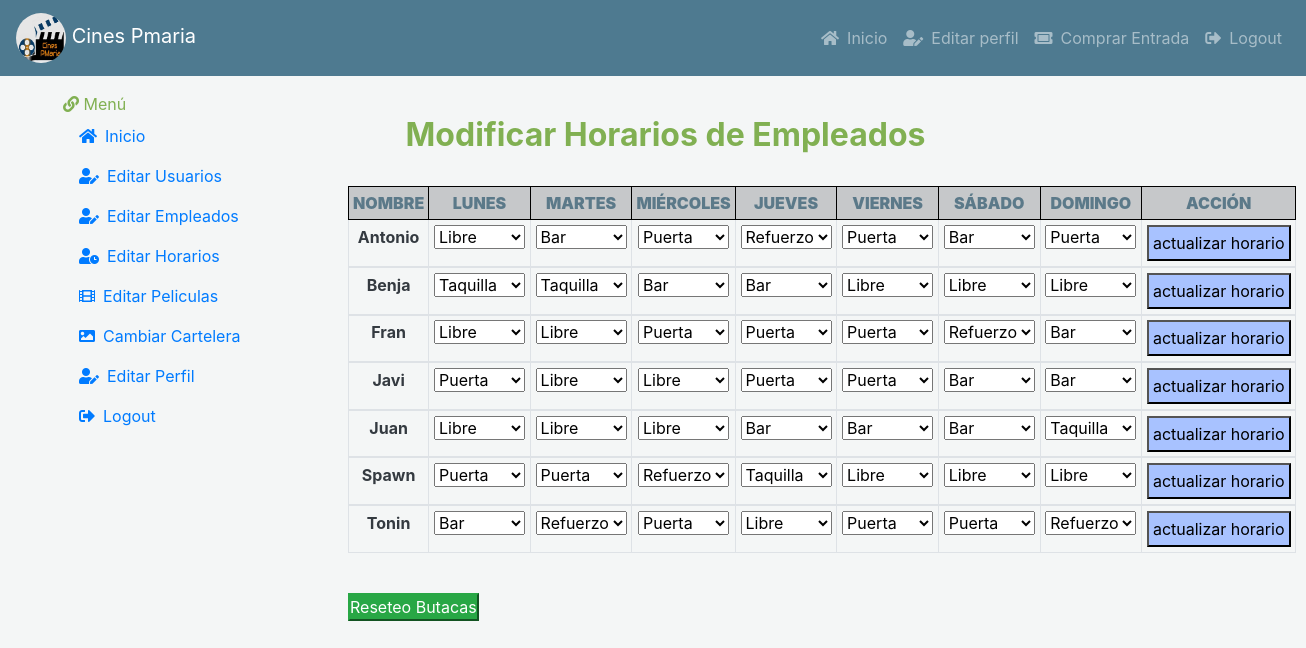
Page /vista/indexEditHorario.php (signed in) on the committed database.
### tables this page shows
CREATE TABLE `usuarios` (
  `usuario` varchar(25) NOT NULL,
  `contrasena` varchar(25) NOT NULL,
  `email` varchar(30) NOT NULL,
  `ROL` varchar(20) NOT NULL DEFAULT 'ROL_USER',
  `activo` int(5) NOT NULL DEFAULT 1,
  `horario` int(5) NOT NULL DEFAULT -1
);

CREATE TABLE `horarios` (
  `horario` int(5) NOT NULL,
  `lunes` varchar(15) NOT NULL DEFAULT 'Libre',
  `martes` varchar(15) NOT NULL DEFAULT 'Libre',
  `miercoles` varchar(15) NOT NULL DEFAULT 'Libre',
  `jueves` varchar(15) NOT NULL DEFAULT 'Libre',
  `viernes` varchar(15) NOT NULL DEFAULT 'Libre',
  `sabado` varchar(15) NOT NULL DEFAULT 'Libre',
  `domingo` varchar(15) NOT NULL DEFAULT 'Libre'
);

### modelo/conexion.php (called while the page is built, shortened)
<?php
  class Conexion{
    private $conexion;
    public function __construct(){
      $this->servidor = "localhost";
      $this->usuario = "root";
      $this->clave = "";
      $this->base = "cinespmaria";
      $this->conexion = new mysqli($this->servidor, $this->usuario,
      $this->clave, $this->base);
    }
    public function ejecutarConsulta( $sql){
      $contenedor = $this->conexion->query($sql);
      return $contenedor->fetch_all();
    }
  }
 ?>

### modelo/userModelo.php (called while the page is built, shortened)
<?php
  class Users {
    public static function listaEmpleados(){
      $con = new Conexion();
      $cont = $con->ejecutarConsulta("SELECT * FROM usuarios WHERE ROL LIKE 'ROL_EMP'");
      return $cont;
    }
  }
 ?>

### modelo/horarioModelo.php (called while the page is built, shortened)
<?php
  require_once 'conexion.php';
  class Horario {
    public static function listaHorEmp($hor){
      $con = new Conexion();
      $cont = $con->ejecutarConsulta("SELECT * FROM horarios WHERE horario = " . $hor);
      return $cont;
    }
  }
 ?>

### vista/editarHorario.php (the view, shortened to what this page needs)
    <body>
        <br/>
        <h2 class="text-success text-center"><b> Modificar Horarios de Empleados </b></h2>
        <br/>
              <table class="table table-bordered table-hover table-sm text-center">
              <thead>
                <tr class='text-dark table-dark'>
                  <th style="border: 1px solid black;" class="text-blue p-1"><b>NOMBRE</b></th>
                  <th style="border: 1px solid black;" class="text-blue p-1"><b>LUNES</b></th>
                  <th style="border: 1px solid black;" class="text-blue p-1"><b>MARTES</b></th>
                  <th style="border: 1px solid black;" class="text-blue p-1"><b>MIÉRCOLES</b></th>
                  <th style="border: 1px solid black;" class="text-blue p-1"><b>JUEVES</b></th>
                  <th style="border: 1px solid black;" class="text-blue p-1"><b>VIERNES</b></th>
                  <th style="border: 1px solid black;" class="text-blue p-1"><b>SÁBADO</b></th>
                  <th style="border: 1px solid black;" class="text-blue p-1"><b>DOMINGO</b></th>
                  <th style="border: 1px solid black;" class="text-blue p-1"><b>ACCIÓN</b></th>
              </tr>
          <?php
           $PUESTO = ['Libre', 'Puerta', 'Bar', 'Taquilla', 'Refuerzo'];
          foreach (Users::listaEmpleados() as $empleado) {
           ?>
           <tbody>
            <tr>
              <form name = "formulario" method="POST" action= '../controlador/actualizarHorario.php'>
          <?php
             echo  "<td class='text-dark'><b>" . $empleado[0] . "</b> </td>";
      $hor = $empleado[5];
       foreach (Horario::listaHorEmp($hor) as $horarioEmp){
        echo  "<td > <select name=slunes>" ;
           for($x = 0; $x < 5; $x++){
            if($horarioEmp[1] == $PUESTO[$x])
            {
                echo "<option value='" .$PUESTO[$x]. "' selected>" .$PUESTO[$x] . "</option>";
             }
            else
            {
                echo "<option value='" . $PUESTO[$x] . "'>" . $PUESTO[$x] . "</option>";
            }
          }
      echo "</select>  </td>";
      echo  "<td> <select name=smartes class=select>" ;
      for($x = 0; $x < 5; $x++){
      if($horarioEmp[2] == $PUESTO[$x])
      {
          echo "<option value='" .$PUESTO[$x]. "' selected>" .$PUESTO[$x] . "</option>";
       }
      else
      {
          echo "<option value='" . $PUESTO[$x] . "'>" . $PUESTO[$x] . "</option>";
      }
    }
    echo "</select> </td>";
    echo  "<td> <select name=smiercoles class=select>" ;
    for($x = 0; $x < 5; $x++){
    if($horarioEmp[3] == $PUESTO[$x])
    {
        echo "<option value='" .$PUESTO[$x]. "' selected>" .$PUESTO[$x] . "</option>";
     }
    else
    {
        echo "<option value='" . $PUESTO[$x] . "'>" . $PUESTO[$x] . "</option>";
    }
    }
    echo "</select> </td>";
    echo  "<td> <select name=sjueves class=select>" ;
    for($x = 0; $x < 5; $x++){
    if($horarioEmp[4] == $PUESTO[$x])
    {
        echo "<option value='" .$PUESTO[$x]. "' selected>" .$PUESTO[$x] . "</option>";
    }
    else
    {
        echo "<option value='" . $PUESTO[$x] . "'>" . $PUESTO[$x] . "</option>";
    }
    }
    echo "</select></td>";
    echo  "<td> <select name=sviernes class=select>" ;
    for($x = 0; $x < 5; $x++){
    if($horarioEmp[5] == $PUESTO[$x])
    {
        echo "<option value='" .$PUESTO[$x]. "' selected>" .$PUESTO[$x] . "</option>";
    }
    else
    {
        echo "<option value='" . $PUESTO[$x] . "'>" . $PUESTO[$x] . "</option>";
    }
    }
    echo "</select></td>";
    echo  "<td> <select name=ssabado class=select>" ;
    for($x = 0; $x < 5; $x++){
    if($horarioEmp[6] == $PUESTO[$x])
    {
        echo "<option value='" .$PUESTO[$x]. "' selected>" .$PUESTO[$x] . "</option>";
    }
    else
    {
        echo "<option value='" . $PUESTO[$x] . "'>" . $PUESTO[$x] . "</option>";
    }
    }
    echo "</select></td>";
    echo  "<td> <select name=sdomingo class=select>" ;
    for($x = 0; $x < 5; $x++){
    if($horarioEmp[7] == $PUESTO[$x])
    {
        echo "<option value='" .$PUESTO[$x]. "' selected>" .$PUESTO[$x] . "</option>";
    }
    else
    {
        echo "<option value='" . $PUESTO[$x] . "'>" . $PUESTO[$x] . "</option>";
    }
    }
      echo "</select> </td>";
      echo "<td>"
       ?>
    <input type="submit" value="actualizar horario" name="registrar" class="btn-bClaro p-1"/>
    </form>
    <?php
    echo "</td></tr>";
  }
}
      ?>
    </tbody>
        </table>
        <br/>
       <a href='../controlador/reseteoButacas.php'><button   id="reset" class="btn-success" > Reseteo Butacas </button></a>
    </body>

### css/style.css (style rules this page uses)
* { margin:0; padding: 0; }
body { background-color: #f4f6f6 ; }
.text-blue { color: #5b7989; }
.text-success { color: #81B052 !important; }
.btn-bClaro { background-color: #a8c2ff !important; }

### vista/editarHorario.php (style rules this page uses)
table, tr, th, td { border: 1px solid #2b351f; text-align: center; }

### rows in the picture
usuarios: usuario "Antonio"
horarios: slunes "Libre", smartes "Bar", smiercoles "Puerta", sjueves "Refuerzo", sviernes "Puerta", ssabado "Bar", sdomingo "Puerta"
usuarios: usuario "Benja"
horarios: slunes "Taquilla", smartes "Taquilla", smiercoles "Bar", sjueves "Bar", sviernes "Libre", ssabado "Libre", sdomingo "Libre"
usuarios: usuario "Fran"
horarios: slunes "Libre", smartes "Libre", smiercoles "Puerta", sjueves "Puerta", sviernes "Puerta", ssabado "Refuerzo", sdomingo "Bar"
usuarios: usuario "Javi"
horarios: slunes "Puerta", smartes "Libre", smiercoles "Libre", sjueves "Puerta", sviernes "Puerta", ssabado "Bar", sdomingo "Bar"
usuarios: usuario "Juan"
horarios: slunes "Libre", smartes "Libre", smiercoles "Libre", sjueves "Bar", sviernes "Bar", ssabado "Bar", sdomingo "Taquilla"
usuarios: usuario "Spawn"
horarios: slunes "Puerta", smartes "Puerta", smiercoles "Refuerzo", sjueves "Taquilla", sviernes "Libre", ssabado "Libre", sdomingo "Libre"
usuarios: usuario "Tonin"
horarios: slunes "Bar", smartes "Refuerzo", smiercoles "Puerta", sjueves "Libre", sviernes "Puerta", ssabado "Puerta", sdomingo "Refuerzo"
